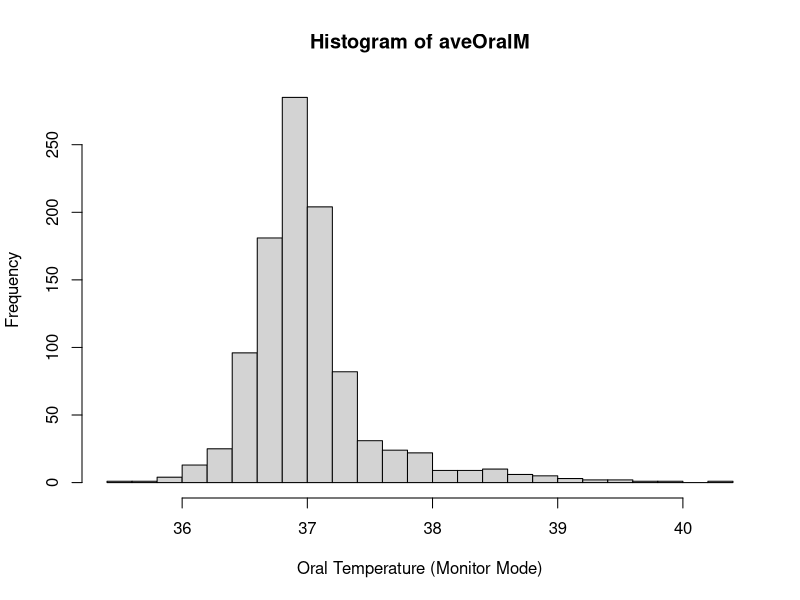
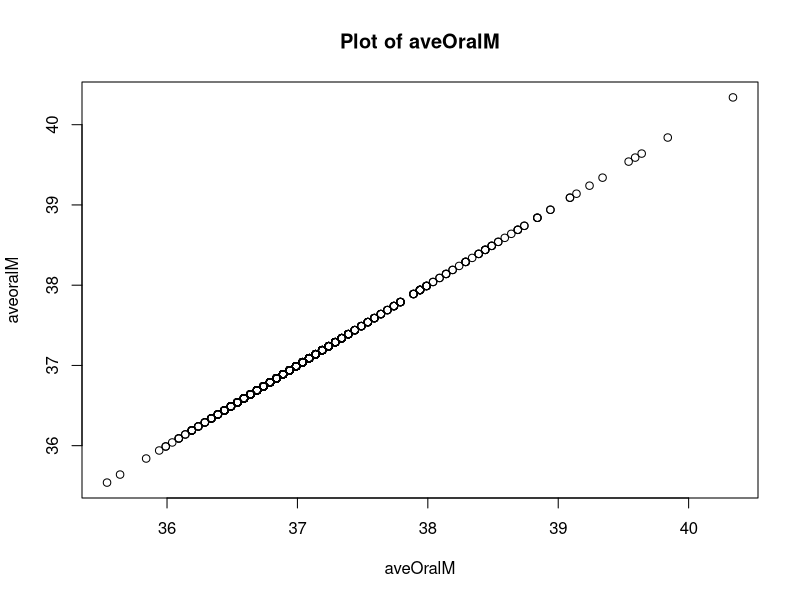
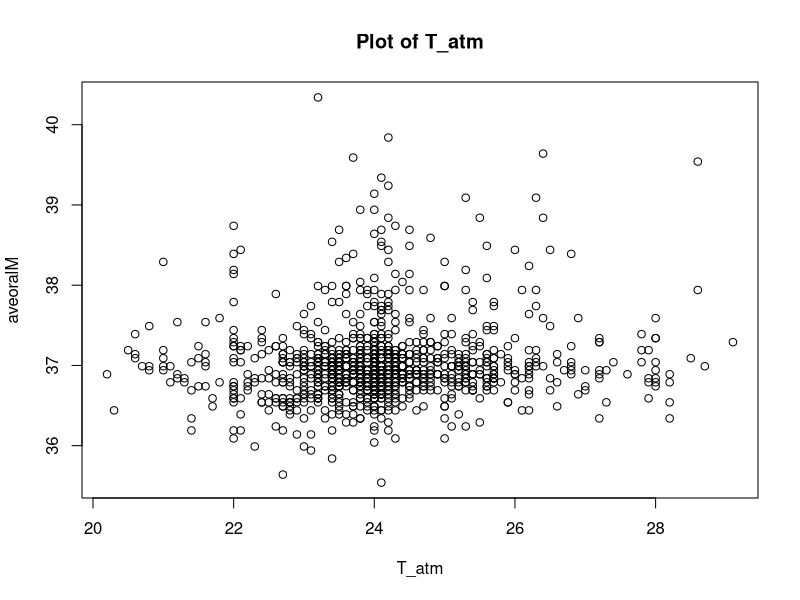
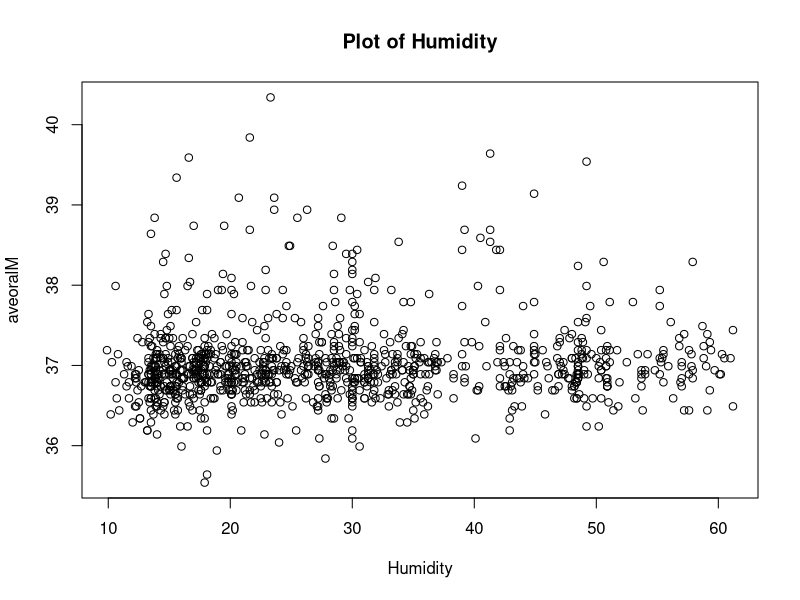
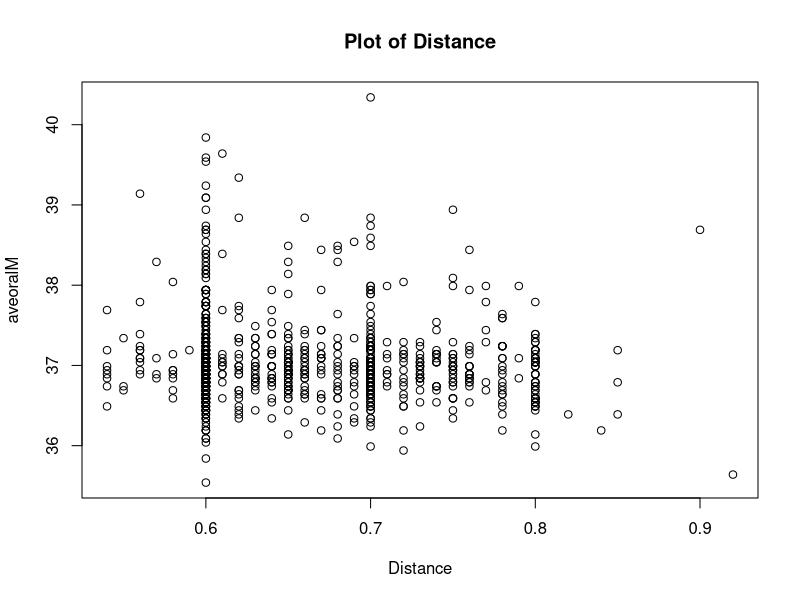
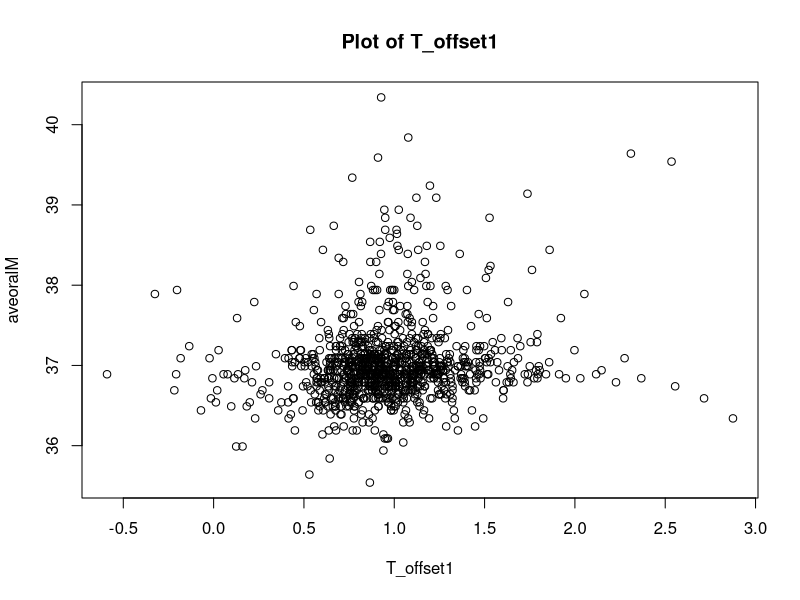
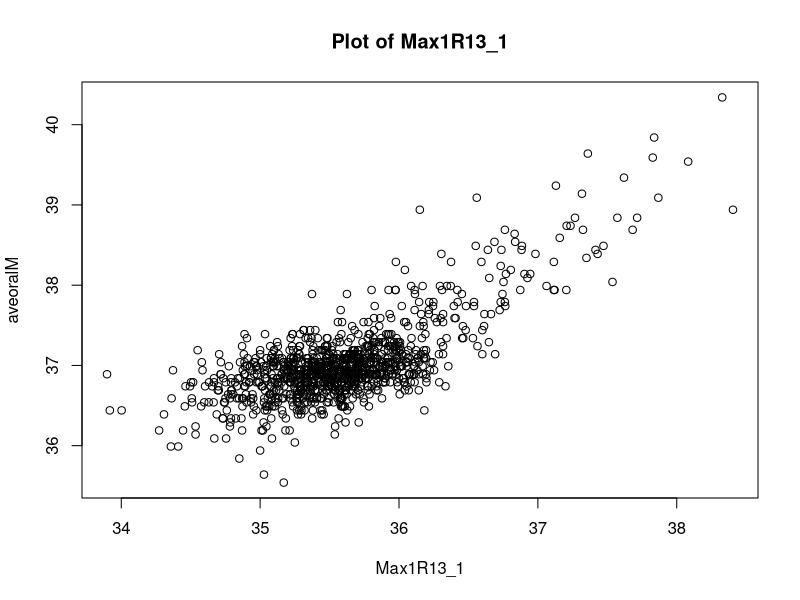
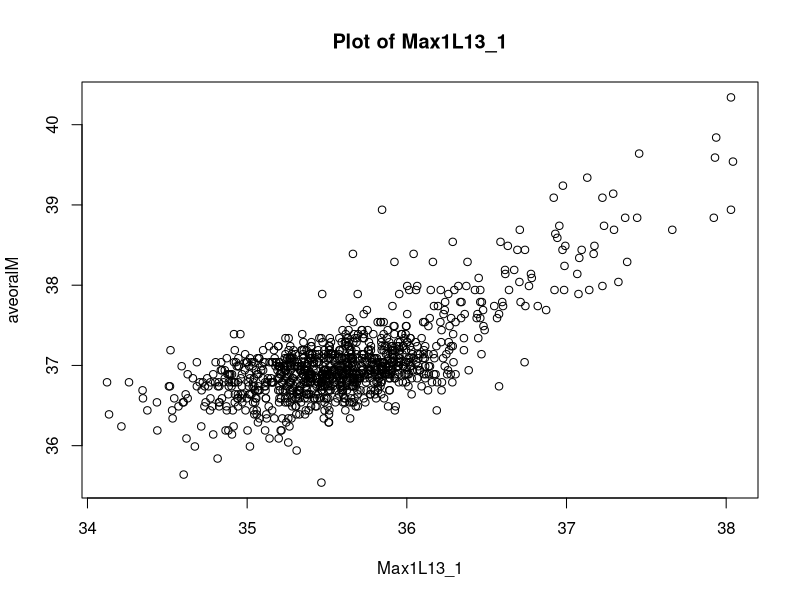

Recreate these plots in R, in order.
## ---- chunk 1
knitr::opts_chunk$set(echo = TRUE)
## ---- chunk 2
#load features and targets and then combine the two
X = read.csv("infrared_thermography_data_features.csv")
Y = read.csv("infrared_thermography_data_targets.csv")

attach(Y)

#combine x and y
data = cbind(aveOralM,X)
attach(data)
#factor categorical variables
data$Gender = factor(data$Gender, levels = c("Male", "Female"), labels = c(0, 1))
data$Age[data$Age %in% c("26-30", "21-25")]  = "21-30"
data$Age = factor(data$Age, levels = c("18-20", "21-30", "31-40", "41-50", "51-60", ">60"), labels = c(0, 1, 2, 3, 4, 5))
data$Ethnicity <- factor(data$Ethnicity, levels = c("White", "Black or African-American", "Asian", "Multiracial", "Hispanic/Latino", "American Indian or Alaskan Native"), labels = c(0, 1, 2, 3, 4, 5))

#check data for missing values and to check which column is missing data
sum(is.na(data))
colSums(is.na(data))
data = na.omit(data) #Removing the 2 observations we found in the distance column, easy to deal with as there are only 2 observations.

summary(data)

attach(data)
## ---- chunk 3
#Looking at our target variables first
# add the breaks so that we can see the data clearer, otherwise bins are too wide to be able to show any useful information
# hist(data$aveOralF, main = "Histogram of aveOralF", xlab = "Oral Temperature (Fast Mode)", breaks = 20)
hist(data$aveOralM, main = "Histogram of aveOralM", xlab = "Oral Temperature (Monitor Mode)", breaks = 20)


data <- subset(data, Distance <= 60)

i = 0
for(i in 1:ncol(data)){
  if(is.numeric(data[[i]])){
    plot( data[[i]], data$aveOralM,main=paste("Plot of", names(data)[i]), xlab=names(data)[i], ylab = "aveoralM")
  }
}


# data description/EDA
barplot(table(data[[2]]), main=paste("Bar plot of", names(data)[2]), xlab=names(data)[2])
barplot(table(data[[3]]), main=paste("Bar plot of Age Groups"), xlab=names(data)[3])
barplot(table(data[[4]]), main=paste("Bar plot of", names(data)[4]), xlab=names(data)[4])


head(data)


## ---- chunk 4
model <- glm(aveOralM~., data = data)
residuals <- residuals(model)
fitted_values <- fitted(model)

summary(model)
plot(fitted_values,residuals)
plot(data$T_atm,residuals)
abline(h = 0, col = "red")

plot(model)
